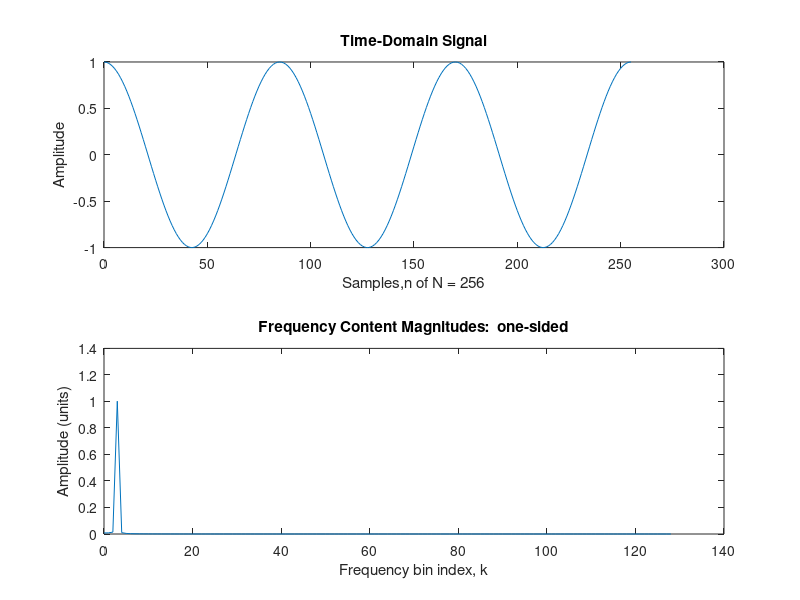
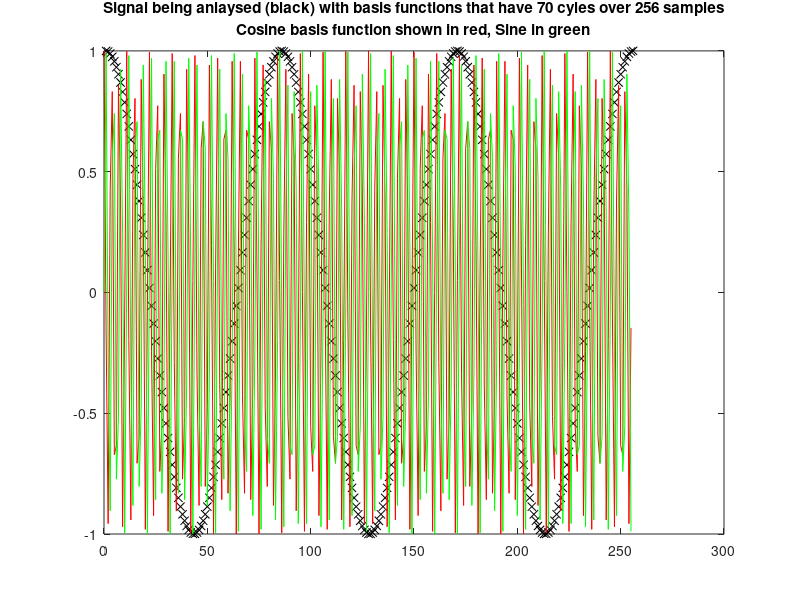

These figures' MATLAB source, in order:
% This tutorial attempts to explain how zero-padding works.
% You should already have some exposure to how the DFT works and
% be have seen the effects of zero paddding and windowing.
%
close all; clear;

fs = 100;
dt = 1/fs;
N = 2^8; % Create a signal with N samples = 1 second
N_orig = N;
n = 0:N-1; % sample numbers
T = (N-1)*dt; % sampling times over a one second duration.
t = 0:dt:T;
f1 = 3.0;
x = 1.0*cos(2*pi*f1*t/T);

%% windowed x
%h=hanning(N);
%x=x.*h';

%% padding x with 1000 zeros
%x = [x, zeros(1,1000)];
%N = length(x);
%n =0:N-1; 

%plot the magnitude spectrum 
X_mags = abs(fft(x));

%% generate frequency array
%f0 = 1/(N*dt);
%fN = 1/(2*dt);
%df = f0;
%f = f0:df:fN;
%f = [0 f]; 

subplot(2,1,1)
plot(n,x)
xlabel(['Samples,n of N = ',num2str(N)]);
ylabel('Amplitude')
title('Time-Domain Signal');
 
subplot(2,1,2)
plot(n(1:N/2+1),X_mags(1:N/2+1)/(N_orig/2))
xlabel('Frequency bin index, k');
ylabel('Amplitude (units)');
title('Frequency Content Magnitudes:  one-sided');

% return
% 
% num_disp_bins = 30;
% subplot(2,1,2)
% plot([0:num_disp_bins-1], X_mags(1:num_disp_bins));
% hold on
% plot([0:num_disp_bins-1], X_mags(1:num_disp_bins),'k.');
% hold off
% xlabel('Frequency Bins');
% ylabel('Magnitude');
% title('Frequency Content Magnitudes');

%Illustrate Basis functions
figure
plot(n,x,'k')
xlabel('Samples');
ylabel('Amplitude')
hold on
for k = 0 : 70 
    plot(x,'kx')
    hold on
    cos_basis = cos(2*pi*k*n/N);
    sin_basis = sin(2*pi*k*n/N);
     
    plot(n,cos_basis,'r')
    plot(n,sin_basis,'g')
    title({['Signal being anlaysed (black) with basis functions'...
        ' that have ' num2str(k) ' cyles over '  ...
        num2str(N) ' samples']...
        ['Cosine basis function shown in red, Sine in green']})
    hold off
    pause
end